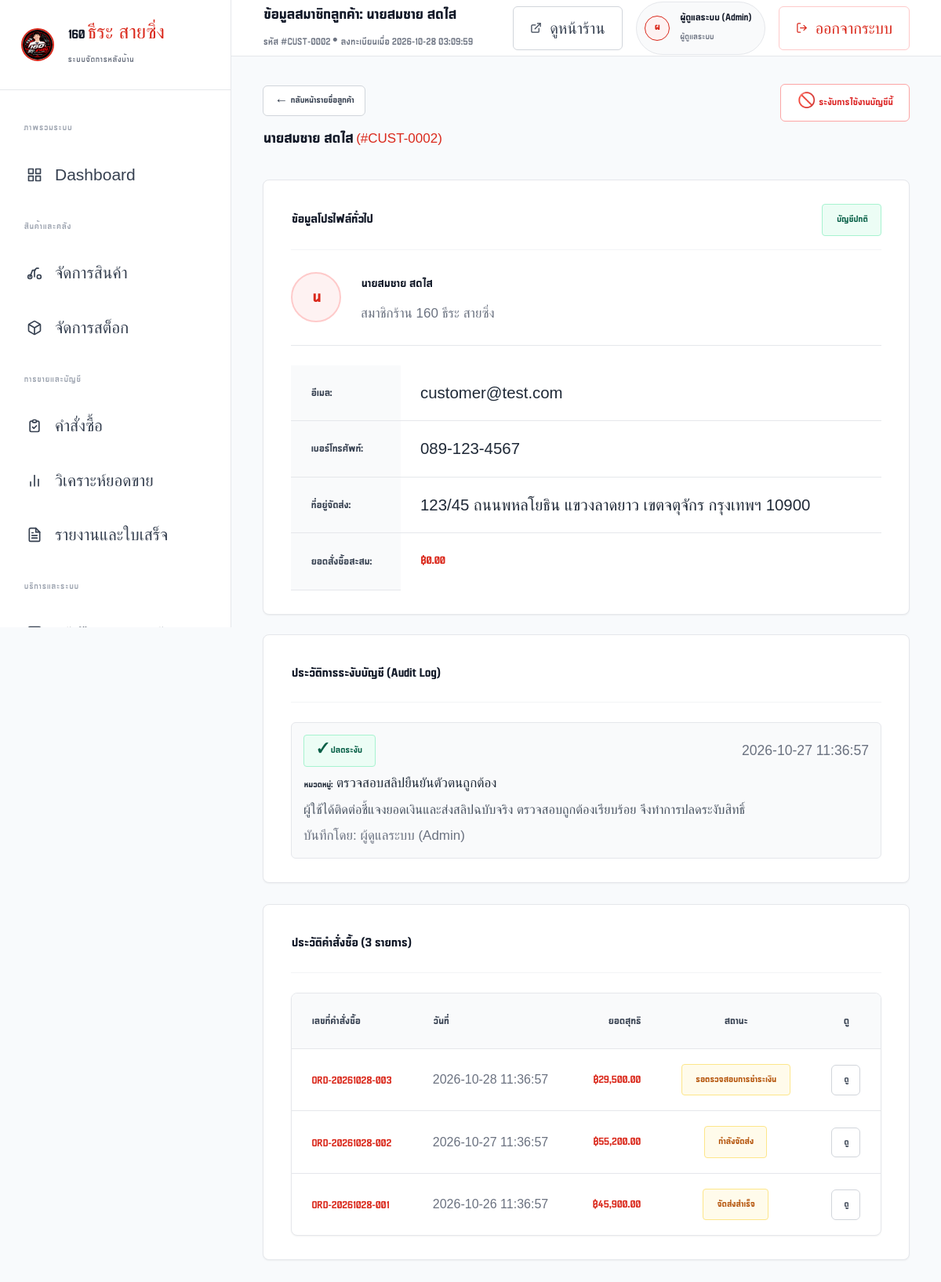
Screenshot of /admin/customer/2 (signed in) with the database file from the repository.
### tables this page shows
CREATE TABLE users (
        id INTEGER PRIMARY KEY AUTOINCREMENT,
        name TEXT NOT NULL,
        email TEXT NOT NULL UNIQUE,
        password_hash TEXT NOT NULL,
        role TEXT NOT NULL DEFAULT 'customer', -- 'admin' หรือ 'customer'
        phone TEXT,
        address TEXT,
        created_at TIMESTAMP DEFAULT CURRENT_TIMESTAMP
    , avatar TEXT, is_banned INTEGER DEFAULT 0, banned_at TIMESTAMP, banned_reason TEXT);

CREATE TABLE user_ban_logs (
        id INTEGER PRIMARY KEY AUTOINCREMENT,
        user_id INTEGER NOT NULL,
        admin_id INTEGER NOT NULL,
        admin_name TEXT,
        action TEXT NOT NULL,
        reason_category TEXT NOT NULL,
        reason_detail TEXT,
        created_at TIMESTAMP DEFAULT CURRENT_TIMESTAMP,
        FOREIGN KEY (user_id) REFERENCES users(id)
    );

CREATE TABLE orders (
        id INTEGER PRIMARY KEY AUTOINCREMENT,
        order_number TEXT NOT NULL UNIQUE,
        user_id INTEGER NOT NULL,
        customer_name TEXT NOT NULL,
        customer_phone TEXT NOT NULL,
        customer_address TEXT NOT NULL,
        total_amount REAL NOT NULL,
        status TEXT NOT NULL DEFAULT 'รอชำระเงิน',
        created_at TIMESTAMP DEFAULT CURRENT_TIMESTAMP,
        updated_at TIMESTAMP DEFAULT CURRENT_TIMESTAMP, is_archived INTEGER DEFAULT 0, subtotal REAL DEFAULT 0.0, discount REAL DEFAULT 0.0, vat_rate REAL DEFAULT 0.07, vat_amount REAL DEFAULT 0.0, shipping_method TEXT DEFAULT 'pickup', shipping_fee REAL DEFAULT 0.0, is_shipping_estimated INTEGER DEFAULT 0, delivery_notes TEXT, is_restocked INTEGER DEFAULT 0,
        FOREIGN KEY (user_id) REFERENCES users(id)
    );

### routes/admin.py (the view)
@admin_bp.route('/customer/<int:user_id>')
@admin_required
def customer_detail(user_id):
    conn = get_db_connection()
    customer = conn.execute("SELECT * FROM users WHERE id = ? AND role = 'customer'", (user_id,)).fetchone()
    if not customer:
        conn.close()
        flash('ไม่พบข้อมูลลูกค้าที่ระบุ', 'danger')
        return redirect(url_for('admin.customers'))
    orders = conn.execute("SELECT * FROM orders WHERE user_id = ? ORDER BY id DESC", (user_id,)).fetchall()
    total_spent = sum(o['total_amount'] for o in orders if o['status'] in ('ชำระเงินแล้ว', 'กำลังจัดเตรียมสินค้า', 'จัดส่งแล้ว'))
    ban_logs = conn.execute("""
        SELECT * FROM user_ban_logs
        WHERE user_id = ?
        ORDER BY id DESC
    """, (user_id,)).fetchall()
    conn.close()
    return render_template('admin/customer_detail.html', customer=customer, orders=orders, total_spent=total_spent, ban_logs=ban_logs)

### app.py (called while the page is built)
@app.template_filter('currency')
def currency_filter(value):
    try:
        return f"{float(value):,.2f}"
    except (ValueError, TypeError):
        return value

@app.template_filter('thai_date')
def thai_date_filter(date_str):
    if not date_str:
        return '-'
    try:
        return str(date_str)[:19]
    except Exception:
        return str(date_str)

### database.py (called while the page is built)
def get_db_connection():
    os.makedirs(INSTANCE_DIR, exist_ok=True)
    conn = sqlite3.connect(DB_PATH)
    conn.row_factory = sqlite3.Row
    conn.execute("PRAGMA foreign_keys = ON;")
    return conn

### routes/auth.py (called while the page is built)
def admin_required(f):
    @wraps(f)
    def decorated_function(*args, **kwargs):
        if 'user_id' not in session:
            flash('กรุณาเข้าสู่ระบบด้วยบัญชีผู้ดูแลระบบ', 'warning')
            return redirect(url_for('auth.login', next=request.url))
        if session.get('user_role') != 'admin':
            flash('คุณไม่มีสิทธิ์เข้าถึงหน้าระบบผู้ดูแล', 'danger')
            return redirect(url_for('shop.home'))
        return f(*args, **kwargs)
    return decorated_function

### templates/admin/customer_detail.html (shortened to what this page needs)
{% extends 'admin/base_admin.html' %}
{% block page_title %}ข้อมูลสมาชิกลูกค้า: {{ customer.name }}{% endblock %}
{% block page_desc %}รหัส #CUST-{{ "%04d"|format(customer.id) }} • ลงทะเบียนเมื่อ {{ customer.created_at|thai_date }}{% endblock %}
{% block admin_content %}
<div class="admin-section-header">
  <div>
    <a href="{{ url_for('admin.customers') }}" class="admin-btn admin-btn-outline admin-btn-sm" style="margin-bottom: 0.5rem;">
      &larr; กลับหน้ารายชื่อลูกค้า
    </a>
    <h2 class="section-header-title">
      {{ customer.name }}
      <span style="font-size: 0.85rem; color: var(--admin-red); font-weight: normal;">(#CUST-{{ "%04d"|format(customer.id) }})</span>
    </h2>
  </div>
  <div style="display: flex; gap: 0.5rem; align-items: center;">
    {% if customer.is_banned %}
      <form action="{{ url_for('admin.customer_unban', user_id=customer.id) }}" method="POST">
        <button type="submit" class="admin-btn admin-btn-success" onclick="return confirm('ยืนยันปลดระงับบัญชีนี้?');">
          ✓ ปลดระงับบัญชีนี้
        </button>
      </form>
    {% else %}
      <a href="{{ url_for('admin.customer_ban', user_id=customer.id) }}" class="admin-btn admin-btn-danger">
        🚫 ระงับการใช้งานบัญชีนี้
      </a>
    {% endif %}
  </div>
</div>
<div class="analytics-grid-two">
  <div style="display: flex; flex-direction: column; gap: 1.25rem;">
    <div class="admin-card">
      <div class="admin-card-header">
        <h3 class="admin-card-title">ข้อมูลโปรไฟล์ทั่วไป</h3>
        {% if customer.is_banned %}
          <span class="admin-badge badge-danger">ถูกระงับการใช้งาน</span>
        {% else %}
          <span class="admin-badge badge-success">บัญชีปกติ</span>
        {% endif %}
      </div>
      <div style="display: flex; gap: 1.25rem; align-items: center; margin-bottom: 1.25rem; padding-bottom: 1.25rem; border-bottom: 1px solid var(--admin-gray-200);">
        {% if customer.avatar %}
          <img src="{{ url_for('static', filename='ไฟล์ที่ผู้ใช้อัปโหลด/avatars/' + customer.avatar) }}" alt="{{ customer.name }}" style="width: 64px; height: 64px; border-radius: 50%; object-fit: cover; border: 2px solid {% if customer.is_banned %}#ef4444{% else %}var(--admin-red){% endif %};">
        {% else %}
          <div style="width: 64px; height: 64px; border-radius: 50%; background: var(--admin-red-light); color: var(--admin-red); display: flex; align-items: center; justify-content: center; font-weight: 800; font-size: 1.6rem; border: 2px solid var(--admin-red-border);">
            {{ customer.name[:1] }}
          </div>
        {% endif %}
        <div>
          <h3 style="margin: 0; font-size: 1.15rem; color: var(--admin-gray-900);">{{ customer.name }}</h3>
          <span style="font-size: 0.85rem; color: var(--admin-gray-500);">สมาชิกร้าน 160 ธีระ สายซิ่ง</span>
        </div>
      </div>
      <table class="admin-table">
        <tbody>
          <tr>
            <th style="width: 140px;">อีเมล:</th>
            <td>{{ customer.email }}</td>
          </tr>
          <tr>
            <th>เบอร์โทรศัพท์:</th>
            <td>{{ customer.phone or '-' }}</td>
          </tr>
          <tr>
            <th>ที่อยู่จัดส่ง:</th>
            <td>{{ customer.address or '-' }}</td>
          </tr>
          <tr>
            <th>ยอดสั่งซื้อสะสม:</th>
            <td style="font-weight: 800; color: var(--admin-red); font-size: 1.05rem;">฿{{ (total_spent or 0)|currency }}</td>
          </tr>
        </tbody>
      </table>
    </div>
    <div class="admin-card">
      <div class="admin-card-header">
        <h3 class="admin-card-title">ประวัติการระงับบัญชี (Audit Log)</h3>
      </div>
      {% if ban_logs %}
        <div style="display: flex; flex-direction: column; gap: 0.75rem;">
          {% for b in ban_logs %}
            <div style="background: var(--admin-gray-50); border: 1px solid var(--admin-gray-200); border-radius: 6px; padding: 0.75rem;">
              <div style="display: flex; justify-content: space-between; align-items: center; margin-bottom: 0.35rem;">
                <span class="admin-badge {% if b.action == 'ban' %}badge-danger{% else %}badge-success{% endif %}">
                  {% if b.action == 'ban' %}🚫 ระงับการใช้งาน{% else %}✓ ปลดระงับ{% endif %}
                </span>
                <span style="font-size: 0.88rem; color: var(--admin-gray-500);">{{ b.created_at|thai_date }}</span>
              </div>
              <div style="font-size: 0.85rem; color: var(--admin-gray-800); margin-top: 0.25rem;">
                <strong>หมวดหมู่:</strong> {{ b.reason_category }}
              </div>
              <div style="font-size: 0.82rem; color: var(--admin-gray-600); margin-top: 0.2rem;">
                {{ b.reason_detail }}
              </div>
              <div style="font-size: 0.85rem; color: var(--admin-gray-500); margin-top: 0.35rem;">
                บันทึกโดย: {{ b.admin_name or 'ผู้ดูแลระบบ' }}
              </div>
            </div>
          {% endfor %}
        </div>
      {% else %}
        <p style="color: var(--admin-gray-500); font-size: 0.85rem; margin: 0;">ไม่เคยมีประวัติการถูกระงับบัญชี</p>
      {% endif %}
    </div>
  </div>
  <div>
    <div class="admin-card">
      <div class="admin-card-header">
        <h3 class="admin-card-title">ประวัติคำสั่งซื้อ ({{ orders|length }} รายการ)</h3>
      </div>
      <div class="admin-table-wrap">
        <table class="admin-table">
          <thead>
            <tr>
              <th>เลขที่คำสั่งซื้อ</th>
              <th>วันที่</th>
              <th class="text-right">ยอดสุทธิ</th>
              <th class="text-center">สถานะ</th>
              <th class="text-center">ดู</th>
            </tr>
          </thead>
          <tbody>
            {% for o in orders %}
              <tr>
                <td>
                  <a href="{{ url_for('admin.order_detail', order_id=o.id) }}" style="font-weight: 700; color: var(--admin-red); text-decoration: none;">
                    {{ o.order_number }}
                  </a>
                </td>
                <td style="font-size: 0.8rem; color: var(--admin-gray-500);">
                  {{ o.created_at|thai_date }}
                </td>
                <td class="text-right price-text red">
                  ฿{{ o.total_amount|currency }}
                </td>
                <td class="text-center">
                  <span class="admin-badge {% if o.status in ['ชำระเงินแล้ว', 'จัดส่งแล้ว'] %}badge-success{% elif o.status == 'ยกเลิก' %}badge-danger{% else %}badge-warning{% endif %}">
                    {{ o.status }}
                  </span>
                </td>
                <td class="text-center">
                  <a href="{{ url_for('admin.order_detail', order_id=o.id) }}" class="admin-btn admin-btn-outline admin-btn-sm">
                    ดู
                  </a>
                </td>
              </tr>
            {% else %}
              <tr>
                <td colspan="5" class="text-center" style="padding: 2.5rem; color: var(--admin-gray-500);">
                  ลูกค้ารายนี้ยังไม่มีประวัติการสั่งซื้อ
                </td>
              </tr>
            {% endfor %}
          </tbody>
        </table>
      </div>
    </div>
  </div>
</div>
{% endblock %}

### static/css/style.css (style rules this page uses)
:root { --font-primary: 'Unknow-Zero', sans-serif; --primary-red: #cc0000; --primary-hover: #a30000; --dark-black: #111111; --text-main: #1f2428; --text-muted: #666666; --text-light: #999999; --bg-white: #ffffff; --bg-light: #f7f8fa; --border-light: #eaeaea; --border-subtle: #f0f0f0; --radius-xs: 2px; --radius-sm: 4px; --radius-md: 6px; --radius-full: 9999px; --transition: all 0.2s cubic-bezier(0.16, 1, 0.3, 1); }
* { box-sizing: border-box; margin: 0; padding: 0; }
html { font-size: 20px; }
body { font-family: var(--font-primary); font-size: 1.06rem; background-color: var(--bg-white); color: var(--text-main); line-height: 1.6; min-height: 100vh; display: flex; flex-direction: column; -webkit-font-smoothing: antialiased; }
input, textarea, select, button, .btn, h1, h2, h3, h4, h5, h6, .brand-title, .brand-subtitle, table, th, td { font-family: var(--font-primary); }
body, p, span, td, input, textarea, select { font-weight: 400; }
h2, h3, h4, h5, h6, th, .btn, button, strong { font-weight: 700; }

### rows the page displays
users: name "นายสมชาย สดใส", id "0002", created_at|thai_date "2026-10-28 03:09:59", name "น", email "customer@test.com", phone "089-123-4567", address "123/45 ถนนพหลโยธิน แขวงลาดยาว เขตจตุจักร กรุงเทพฯ 10900"
user_ban_logs: action "✓ ปลดระงับ", created_at|thai_date "2026-10-27 11:36:57", reason_category "ตรวจสอบสลิปยืนยันตัวตนถูกต้อง", reason_detail "ผู้ใช้ได้ติดต่อชี้แจงยอดเงินและส่งสลิปฉบับจริง ตรวจสอบถูกต้องเรียบร้อย จึงทำการปลดระงับสิทธิ์", admin_name "ผู้ดูแลระบบ (Admin)"
orders: order_number "ORD-20261028-003", created_at|thai_date "2026-10-28 11:36:57", total_amount "29,500.00", status "รอตรวจสอบการชำระเงิน"
orders: order_number "ORD-20261028-002", created_at|thai_date "2026-10-27 11:36:57", total_amount "55,200.00", status "กำลังจัดส่ง"
orders: order_number "ORD-20261028-001", created_at|thai_date "2026-10-26 11:36:57", total_amount "45,900.00", status "จัดส่งสำเร็จ"

### other values shown
{{ session.get('user_name', 'A')[0] }} "ผ"
{{ session.get('user_name', 'ผู้ดูแลระบบ') }} "ผู้ดูแลระบบ (Admin)"
{{ (total_spent or 0)|currency }} "0.00"
{{ orders|length }} "3"
